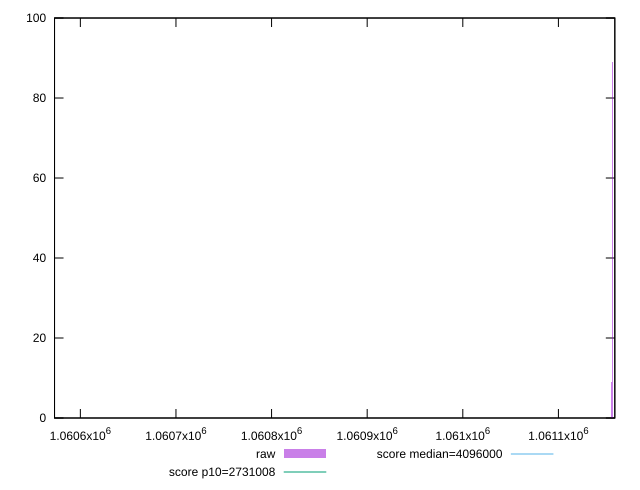

This figure's gnuplot source:
reset

$raw <<EOF
1060572.2968102004 1
1061156.6854238661 89
1061155.231720847 9
1061159.5928299043 1
EOF

set key outside below
set boxwidth 1.4537030190691458
set xrange [1060573:1061159]
set yrange [0:100]
set trange [0:100]
set style fill transparent solid 0.5 noborder

set parametric
set terminal svg size 640, 490 enhanced background rgb 'white'
set output "report_00018_2021-02-10T15-25-16.877Z/total-byte-weight/samples/pages+cached+noadtech/raw/histogram.svg"

plot $raw title "raw" with boxes, \
     2731008,t title "score p10=2731008", \
     4096000,t title "score median=4096000"

reset
